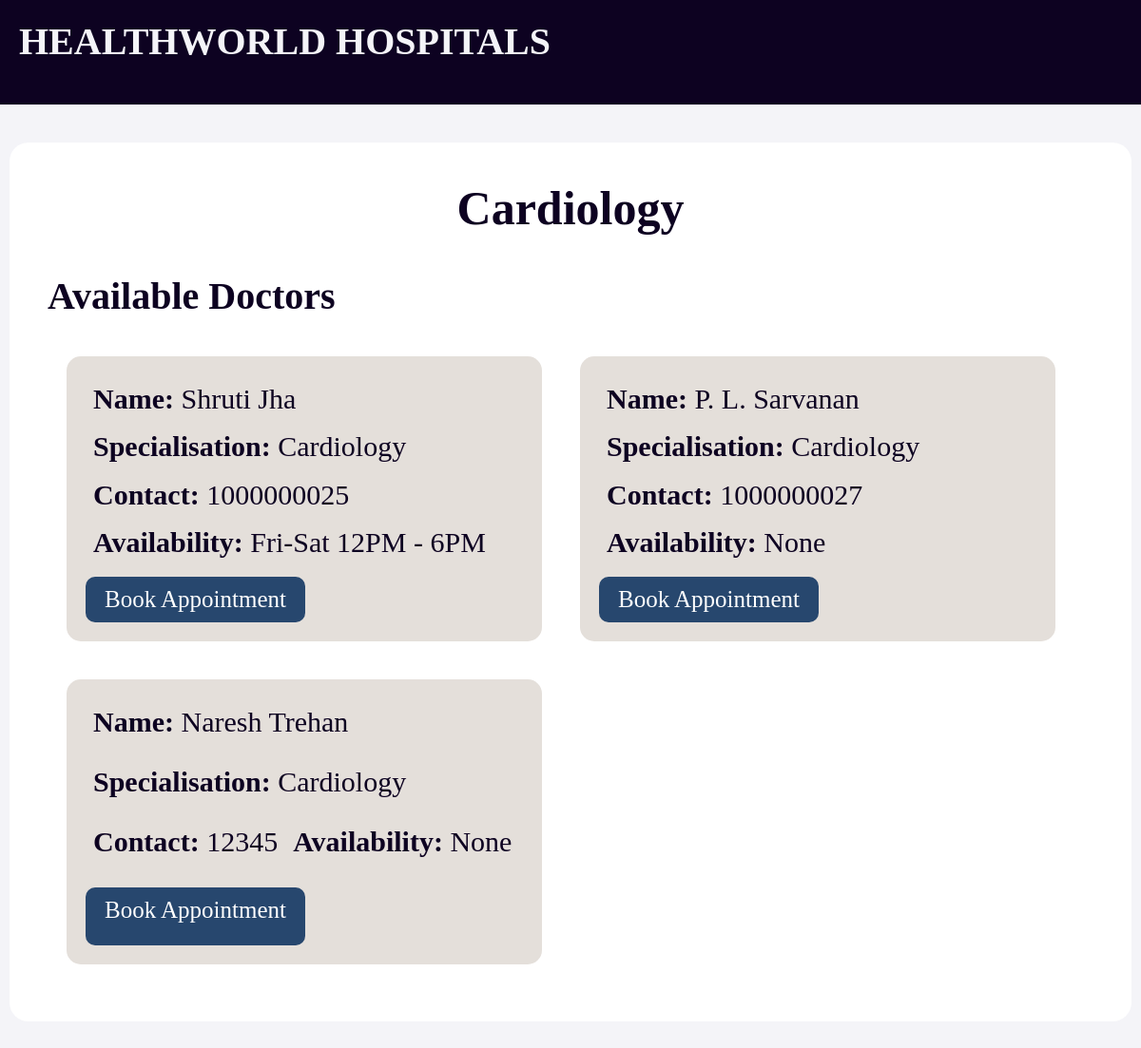
/patient/dashboard/15/department/1, run on the app's committed database.
### models.py (models this page shows)
class Department(db.Model):
    __tablename__ = "Department"
    department_ID = db.Column(db.Integer, primary_key=True, autoincrement=True, nullable=False)
    name = db.Column(db.String, nullable=False)
    description = db.Column(db.String, nullable=False)

class Doctor(db.Model):
    __tablename__ = "Doctor"
    doctor_ID = db.Column(db.Integer, primary_key=True, autoincrement=True, nullable=False)
    name = db.Column(db.String, nullable=False)
    specialisation = db.Column(db.String, nullable=False)
    availability = db.Column(db.String, nullable=False)
    password = db.Column(db.String, nullable=False)
    contact = db.Column(db.Integer, nullable=False)

### main.py (the view)
@app.route("/patient/dashboard/<patient_id>/department/<department_id>")
def patient_dashboard_department(patient_id, department_id):
    dept = Department.query.get(department_id); doctors = [d for d in Doctor.query.all() if d.specialisation and d.specialisation.strip()==dept.name.strip()]
    return render_template("department.html", department=dept, doctors=doctors, patient_ID=patient_id)

### TEMPLATES/department.html (shortened to what this page needs)
<!DOCTYPE html>
<html lang="en">
<head>
</head>
<body style="background-color: #f4f4f8;">
    <header>HEALTHWORLD HOSPITALS</header>
    <div id="container">
        <h1 style="font-size: 50px; color: #0D0221; text-align: center; margin-bottom: 40px;">{{ department.name }}</h1>
        <h2 style="font-size: 40px; color: #0D0221; margin-bottom: 20px;">Available Doctors</h2>
        {% if doctors %}
            <div style="display: flex; flex-wrap: wrap;">
                {% for doc in doctors %}
                    <div class="doctor-card" >
                        <div class="doctor-info"><strong>Name:</strong> {{ doc.name }}</div>
                        <div class="doctor-info"><strong>Specialisation:</strong> {{ doc.specialisation }}</div>
                        <div class="doctor-info"><strong>Contact:</strong> {{ doc.contact }}</div>
                        <div class="doctor-info"><strong>Availability:</strong> {{ doc.availability }}</div>
                        <a href="/patient/book_appointment/{{ patient_ID }}/{{ doc.doctor_ID }}"
                        style="font-size:25px;background-color:#27476E;color:white; padding:10px 20px;border-radius:10px;text-decoration:none; display:inline-block;margin-top:10px;">
                            Book Appointment
                        </a>
                    </div>
                    {% endfor %}
                </div>
            {% else %}
                <h3 style="font-size:30px;color:#0D0221;">No doctors available in this department currently.</h3>
        {% endif %}
    </div>
</body>
</html>

### TEMPLATES/department.html (style rules this page uses)
* { margin: 0; padding: 0; }
header { background-color: #0D0221; color: #f4f4f8; height: 70px; font-size: 40px; padding: 20px; font-weight: 600; }
#container { background-color: #ffffff; width: 1100px; padding: 40px; margin: 40px auto; border-radius: 20px; flex-direction: column; display: flex; flex-wrap: wrap; }
.doctor-card { background-color: #E4DFDA; padding: 20px; margin: 20px; border-radius: 15px; height: 260px; width: 460px; display: flex; flex-wrap: wrap; }
.doctor-info { font-size: 30px; color: #0D0221; margin: 8px; }

### data on the page
Department: name "Cardiology"
Doctor: name "Shruti Jha", specialisation "Cardiology", contact "1000000025", availability "Fri-Sat 12PM - 6PM"
Doctor: name "P. L. Sarvanan", specialisation "Cardiology", contact "1000000027", availability "None"
Doctor: name "Naresh Trehan", specialisation "Cardiology", contact "12345", availability "None"
